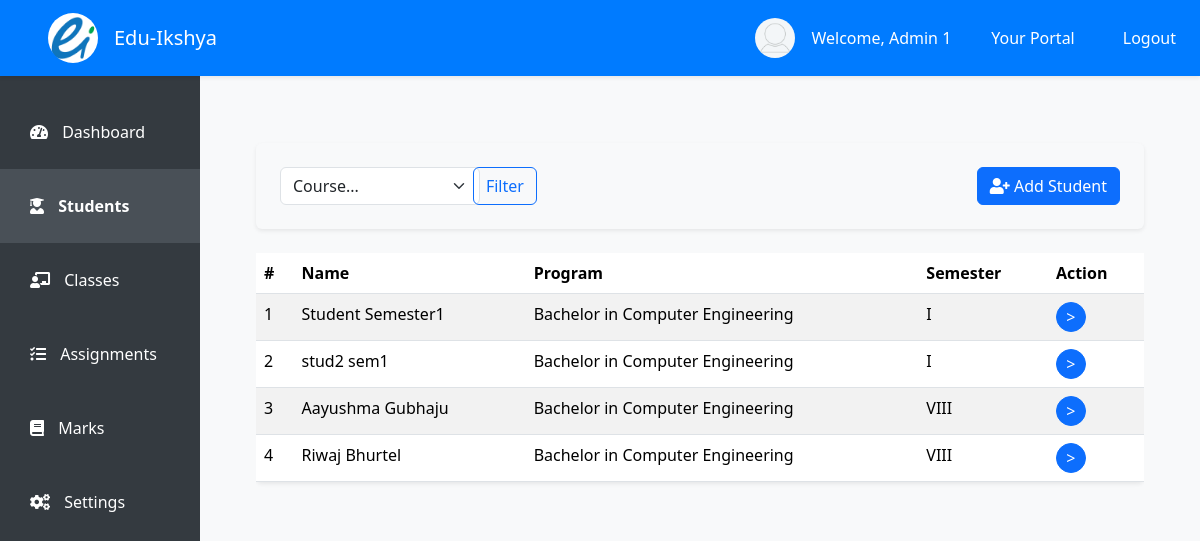
/staff/students/1/ (signed in), run on an earlier commit of the app's database.
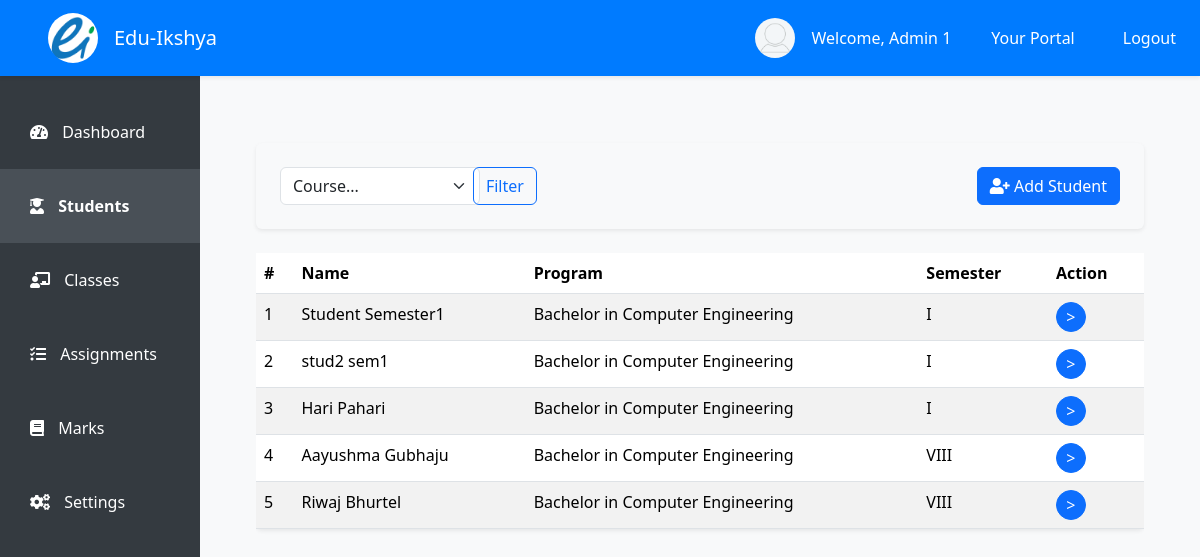
And on a later commit of the database.
### student/models.py (models this page shows, shortened)
class Student(models.Model):
    registration_number = models.CharField(max_length=30, unique=True, editable=False)
    first_name = models.CharField(max_length=50)
    middle_name = models.CharField(max_length=50, null=True, blank=True)
    last_name = models.CharField(max_length=100)
    batch_year = models.CharField(max_length=4)
    gender = models.CharField(max_length=1, choices=[('M', 'Male'), ('F', 'Female'), ('O', 'Other')])
    date_of_birth = models.DateField()
    email = models.EmailField(blank=True, null=True)
    program = models.ForeignKey(Program, on_delete=models.CASCADE)
    semester = models.ForeignKey(Semester, on_delete=models.RESTRICT)
    user = models.OneToOneField(User, on_delete=models.RESTRICT, null=True, blank=True)

class Program(models.Model):
    program_id = models.CharField(max_length=12, unique=True)
    program_name = models.CharField(max_length=60)

class Semester(models.Model):
    SEMESTER_CHOICES = [
        ('I', 'I'),
        ('II', 'II'),
        ('III', 'III'),
        ('IV', 'IV'),
        ('V', 'V'),
        ('VI', 'VI'),
        ('VII', 'VII'),
        ('VIII', 'VIII'),
    ]
    semester_id = models.CharField(max_length=4, unique=True)
    semester = models.CharField(max_length=5, choices=SEMESTER_CHOICES)

### student/views.py (the view)
# urls.py: path('staff/students/<pk>/', views.student_lists, name='student_lists'),
@login_required
def student_lists(request, pk):
    teacher = get_object_or_404(User, pk=pk)
    program_courses = ProgramCourse.objects.filter(teacher=teacher)
    if teacher != request.user:
        return HttpResponseForbidden("You are not authorized!")
    course = request.GET.get('course')
    students = Student.objects.filter(semester__programcourse__in=program_courses).distinct()
    if course:
        students = students.filter(semester__programcourse__course__course_name=course)
    distinct_programs = program_courses.values_list('program__program_name', flat=True).distinct()
    distinct_courses = program_courses.values_list('course__course_name', flat=True).distinct()
    distinct_semesters = program_courses.values_list('semester__semester', flat=True).distinct()
    context = {
        'teacher': teacher,
        'students': students,
        'program_courses': program_courses,
        'programs': distinct_programs,
        'semesters': distinct_semesters,
        'courses': distinct_courses,
    }
    return render(request, 'staff/student_list.html', context)

### templates/staff/student_list.html (shortened to what this page needs)
<!DOCTYPE html>
{% extends 'staff/index.html' %}
{% load static %}
{% block student_list %}
<div class="container-fluid mt-5">
    <div class="container">
        <div class="bg-light p-4 rounded shadow-sm mb-4">
            <div class="row g-3">
                <form class="col-md-8 d-flex align-items-center" method="GET">
                    <div class="col-md-4">
                        <select class="form-select" style="min-width: 200px;" id="inputGroupSelect03" name="course">
                            <option value="" selected>Course...</option>
                        </select>
                    </div>
                    <div class="col-md-2 ms-2">
                        <button type="submit" class="btn btn-outline-primary">Filter</button>
                    </div>
                </form>
                {% if user.is_superuser %}
                <div class="col-md-4 d-flex justify-content-end">
                    <a href="#" class="btn btn-primary"><i class="fas fa-user-plus"></i> Add Student</a>
                </div>
                {% endif %}
            </div>
        </div>
        <div class="table-responsive">
            <table class="table table-striped table-hover shadow-sm rounded bg-white">
                <thead class="thead-dark">
                    <tr>
                        <th>#</th>
                        <th>Name</th>
                        <th>Program</th>
                        <th>Semester</th>
                        <th>Action</th>
                    </tr>
                </thead>
                <tbody>
                    {% for student in students %}
                    <tr>
                        <td>{{ forloop.counter }}</td>
                        <td>{{ student.first_name }} {{ student.last_name }}</td>
                        <td>{{ student.program.program_name }}</td>
                        <td>{{ student.semester.semester }}</td>
                        <td class="text-end">
                            <a href="{% url 'students:student_detail' pk=student.pk %}" class="btn btn-primary rounded-circle d-flex align-items-center justify-content-center" style="width: 30px; height: 30px;">
                                &gt;
                            </a>
                        </td>
                    </tr>
                    {% endfor %}
                </tbody>
            </table>
        </div>
    </div>
</div>
{% endblock %}

What changed in the data, as far as the page shows it:
added Student: first_name "Hari", last_name "Pahari", program.program_name "Bachelor in Computer Engineering", semester.semester "I"
